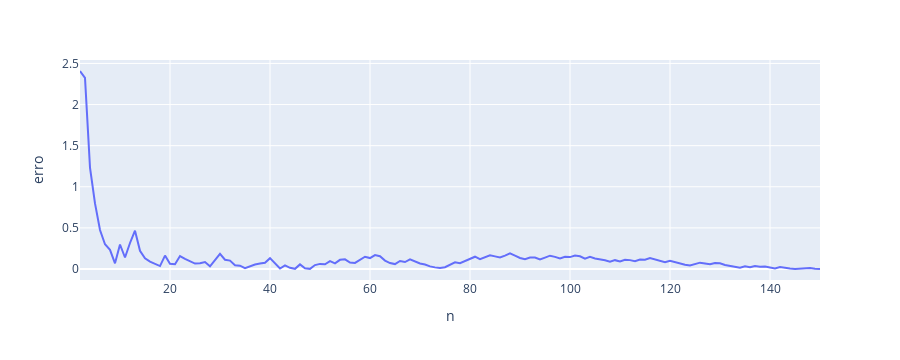

This figure's notebook cell:
### Code cell
import plotly.express as px
import plotly.io as pio

#pio.templates.default = 'plotly_white'

px.line(df_samples, x='n', y='erro')

### Figure 1 — Plotly figure (JSON) as saved in the notebook; plotly's stock layout.template omitted (floating-point values rounded to 4 significant figures; data arrays with more than 128 entries replaced by an {"elided": "..."} marker saying what was removed)
{"data": [{"hovertemplate": "n=%{x}<br>erro=%{y}<extra></extra>", "legendgroup": "", "line": {"color": "#636efa", "dash": "solid"}, "marker": {"symbol": "circle"}, "mode": "lines", "name": "", "orientation": "v", "showlegend": false, "type": "scatter", "x": {"elided": "149 int values"}, "xaxis": "x", "y": {"elided": "149 float values"}, "yaxis": "y"}], "layout": {"height": 360, "legend": {"tracegroupgap": 0}, "margin": {"t": 60}, "xaxis": {"anchor": "y", "autorange": true, "domain": [0, 1], "range": [2, 150], "title": {"text": "n"}, "type": "linear"}, "yaxis": {"anchor": "x", "autorange": true, "domain": [0, 1], "range": [-0.1338, 2.542], "title": {"text": "erro"}, "type": "linear"}}}
